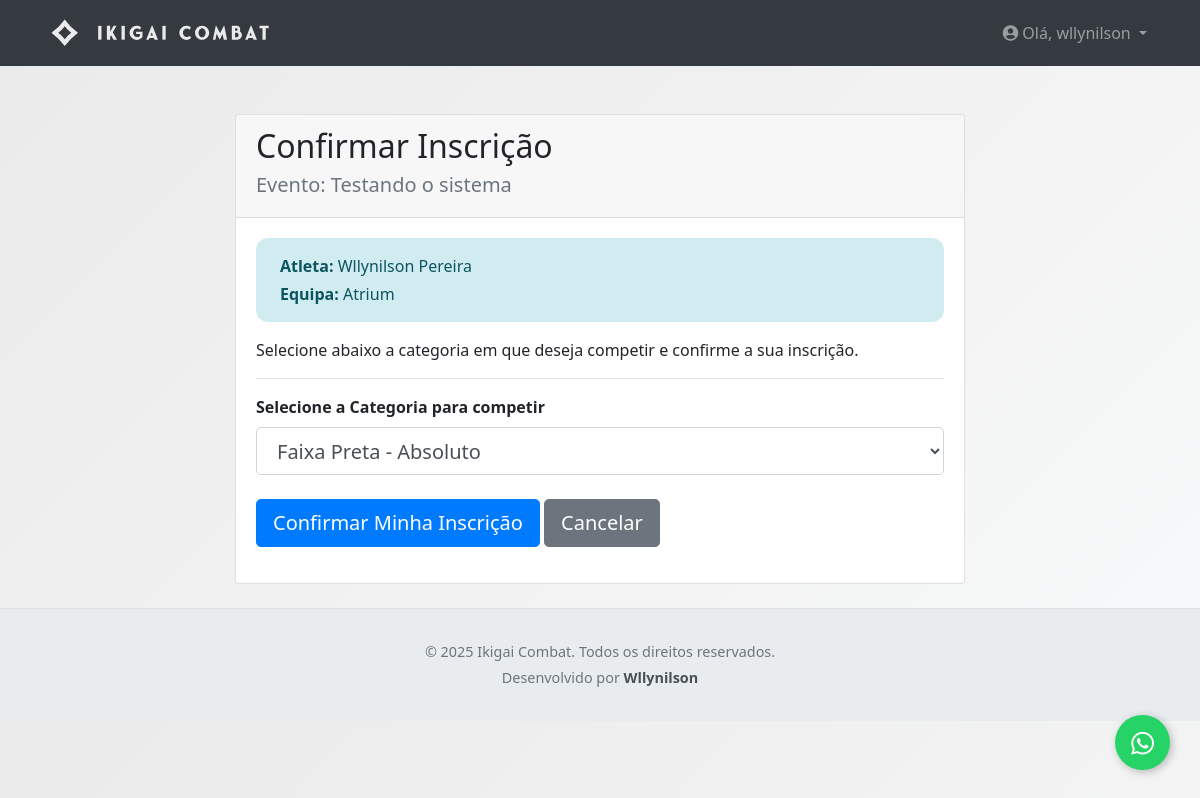
Page /inscrever/2 (signed in) on the committed database.
### app/models.py (models this page shows, shortened)
class User(UserMixin, db.Model):
    __tablename__ = 'users'
    id = db.Column(db.Integer, primary_key=True)
    username = db.Column(db.String(64), index=True, unique=True, nullable=False)
    email = db.Column(db.String(120), index=True, unique=True, nullable=False)
    password_hash = db.Column(db.String(256))
    role = db.Column(db.String(20), nullable=False, default='user')
    nome_completo = db.Column(db.String(150))
    bio = db.Column(db.Text)
    imagem_perfil = db.Column(db.String(300))
    google_id = db.Column(db.String(30), nullable=True, unique=True, index=True)
    inscricoes_registradas = db.relationship('Inscricao', backref='registrado_por', lazy='dynamic',
                                             foreign_keys='Inscricao.registrado_por_user_id')
    participante = db.relationship('Participante', backref='conta_user', uselist=False)

class Evento(db.Model):
    __tablename__ = 'eventos'
    id = db.Column(db.Integer, primary_key=True)
    nome_evento = db.Column(db.String(200), nullable=False)
    data_hora_evento = db.Column(db.DateTime, nullable=False)
    palestrante = db.Column(db.String(100))
    imagem_palestrante = db.Column(db.String(300))
    descricao = db.Column(db.Text)
    local_evento = db.Column(db.String(200))
    preco = db.Column(db.Float, default=0.0)
    numero_vagas = db.Column(db.Integer, nullable=False)
    pix_copia_e_cola = db.Column(db.Text)
    categorias = db.relationship('Categoria', backref='evento', lazy='dynamic', cascade="all, delete-orphan")

class Participante(db.Model):
    __tablename__ = 'participantes'
    id = db.Column(db.Integer, primary_key=True)
    nome_completo = db.Column(db.String(150), nullable=False)
    data_nascimento = db.Column(db.Date, nullable=True)
    cpf = db.Column(db.String(14), unique=True, nullable=False)
    telefone = db.Column(db.String(20))
    graduacao = db.Column(db.String(50))
    peso = db.Column(db.Float)
    user_id = db.Column(db.Integer, db.ForeignKey('users.id'), nullable=True, unique=True)
    equipe_id = db.Column(db.Integer, db.ForeignKey('equipes.id'), nullable=False)
    inscricoes = db.relationship('Inscricao', backref='participante', lazy='dynamic')

class Equipe(db.Model):
    __tablename__ = 'equipes'
    id = db.Column(db.Integer, primary_key=True)
    nome_equipe = db.Column(db.String(100), nullable=False, unique=True)
    professor_responsavel = db.Column(db.String(100))
    membros = db.relationship('User', secondary=membros_equipe, backref=db.backref('equipes', lazy='dynamic'),
                              lazy='dynamic')
    participantes = db.relationship('Participante', backref='equipe', lazy='dynamic')

### app/routes.py (the view, shortened to what this page needs)
@public_bp.route('/inscrever/<int:evento_id>', methods=['GET', 'POST'])
@login_required
def inscrever_evento(evento_id):
    evento = Evento.query.get_or_404(evento_id)
    participante = current_user.participante
    if not participante or not participante.cpf:
        flash('Para se inscrever, por favor, complete primeiro o seu perfil de atleta.', 'warning')
        return redirect(url_for('auth.editar_perfil'))
    if evento.numero_vagas <= 0:
        flash('As inscrições para este evento estão encerradas (vagas esgotadas).', 'warning')
        return redirect(url_for('public.detalhe_evento', evento_id=evento.id))
    form = InscricaoEventoForm()
    form.categoria_id.choices = [(c.id, c.nome) for c in evento.categorias]
    return render_template('inscrever_evento.html',
                           title=f"Inscrição: {evento.nome_evento}",
                           form=form,
                           evento=evento)

### app/public/forms.py
class InscricaoEventoForm(FlaskForm):
    categoria_id = SelectField('Selecione a Categoria para competir', coerce=int, validators=[DataRequired()])
    submit = SubmitField('Confirmar Minha Inscrição')

### app/__init__.py (called while the page is built)
@login_manager.user_loader
def load_user(user_id):
    return models.User.query.get(int(user_id))

### app/templates/inscrever_evento.html (shortened to what this page needs)
{% extends "base.html" %}
{% block content %}
<div class="row">
    <div class="col-md-8 offset-md-2">
        <div class="card mt-4 mb-4">
            <div class="card-header">
                <h2>Confirmar Inscrição</h2>
                <h5 class="text-muted">Evento: {{ evento.nome_evento }}</h5>
            </div>
            <div class="card-body">
                <div class="alert alert-info">
                    <p class="mb-1"><strong>Atleta:</strong> {{ current_user.participante.nome_completo }}</p>
                    <p class="mb-0"><strong>Equipa:</strong> {{ current_user.participante.equipe.nome_equipe }}</p>
                </div>
                <p>Selecione abaixo a categoria em que deseja competir e confirme a sua inscrição.</p>
                <hr>
                <form method="POST" action="" novalidate>
                    <div class="form-group">
                        {{ form.categoria_id.label(class="font-weight-bold") }}
                        {{ form.categoria_id(class="form-control form-control-lg" + (" is-invalid" if form.categoria_id.errors else "")) }}
                    </div>
                    <div class="form-group mt-4">
                        {{ form.submit(class="btn btn-primary btn-lg") }}
                        <a href="{{ url_for('public.detalhe_evento', evento_id=evento.id) }}" class="btn btn-secondary btn-lg">Cancelar</a>
                    </div>
                </form>
            </div>
        </div>
    </div>
</div>
{% endblock %}

### app/templates/base.html (shortened to what this page needs)
<!DOCTYPE html>
<html lang="pt-BR">
<head>
    <link rel="stylesheet" href="https://stackpath.bootstrapcdn.com/bootstrap/4.5.2/css/bootstrap.min.css">
    <link rel="stylesheet" href="https://cdnjs.cloudflare.com/ajax/libs/font-awesome/5.15.3/css/all.min.css">
    <link rel="stylesheet" href="{{ url_for('static', filename='css/estilos_publicos.css') }}">
</head>
<body>
<nav class="navbar navbar-expand-lg navbar-dark bg-dark mb-4">
    <div class="container">
        <a class="navbar-brand" href="{{ url_for('public.index') }}">
            <img src="{{ url_for('static', filename='images/logo-navbar.svg') }}" alt="Ikigai Combat Logo" height="40">
        </a>
        <div class="collapse navbar-collapse" id="navbarNav">
            <ul class="navbar-nav mr-auto">
                <li class="nav-item active">
                    <a class="nav-link" href="{{ url_for('public.index') }}"> </a>
                </li>
            </ul>
            <ul class="navbar-nav">
                {% if current_user.is_authenticated %}
                    <li class="nav-item dropdown">
                        <a class="nav-link dropdown-toggle" href="#" id="navbarUserDropdown" role="button"
                           data-toggle="dropdown" aria-haspopup="true" aria-expanded="false">
                            <i class="fas fa-user-circle"></i> Olá, {{ current_user.username }}
                        </a>
                    </li>
                {% endif %}
            </ul>
        </div>
    </div>
</nav>
    <main role="main">
        <div class="container">
            {% block content %}{% endblock %}
        </div>
    </main>
<footer class="site-footer">
    <div class="container text-center">
        <p class="mb-1">&copy; {{ current_year }} Ikigai Combat. Todos os direitos reservados.</p>
        <p class="developer-credit mb-0">Desenvolvido por
            <a href="https://www.wllynilson.com.br" target="_blank">Wllynilson</a>
        </p>
    </div>
</footer>
<a href="https://wa.me/5563992457273?text=OSS!%20Preciso%20de%20ajuda%20com%20a%20plataforma%20de%20eventos%20Ikigai." class="whatsapp-fab" target="_blank" title="Fale com o Suporte">
    <i class="fab fa-whatsapp"></i>
</a>
</body>
</html>

### app/static/css/estilos_publicos.css (style rules this page uses)
:root { --primary-red: rgb(214, 58, 38); --primary-white: rgb(234, 234, 234); --dark-red: rgb(180, 45, 28); --light-red: rgba(214, 58, 38, 0.1); --shadow: 0 4px 20px rgba(0, 0, 0, 0.1); --shadow-hover: 0 8px 30px rgba(0, 0, 0, 0.15); --border-radius: 12px; --transition: all 0.3s ease; }
body { background: linear-gradient(135deg, var(--primary-white) 0%, #f8f9fa 100%); font-family: 'Segoe UI', Tahoma, Geneva, Verdana, sans-serif; }
.alert { border-radius: var(--border-radius); border: none; margin-bottom: 1rem; padding: 1rem 1.5rem; font-weight: 500; }
.whatsapp-fab { position: fixed; width: 55px; height: 55px; bottom: 30px; right: 30px; background-color: #25D366; color: #FFF; border-radius: 50%; text-align: center; font-size: 26px; box-shadow: 2px 2px 8px rgba(0, 0, 0, 0.25); z-index: 1000; display: flex; align-items: center; justify-content: center; text-decoration: none; transition: var(--transition); }
.site-footer { padding: 2rem 0; background-color: #e9ecef; border-top: 1px solid #dee2e6; font-size: 0.9rem; color: #6c757d; }
.developer-credit a { color: #495057; font-weight: 600; text-decoration: none; transition: var(--transition); }

### rows in the picture
User: username "wllynilson"
Evento: nome_evento "Testando o sistema"
Participante: participante.nome_completo "Wllynilson Pereira"
Equipe: participante.equipe.nome_equipe "Atrium"
